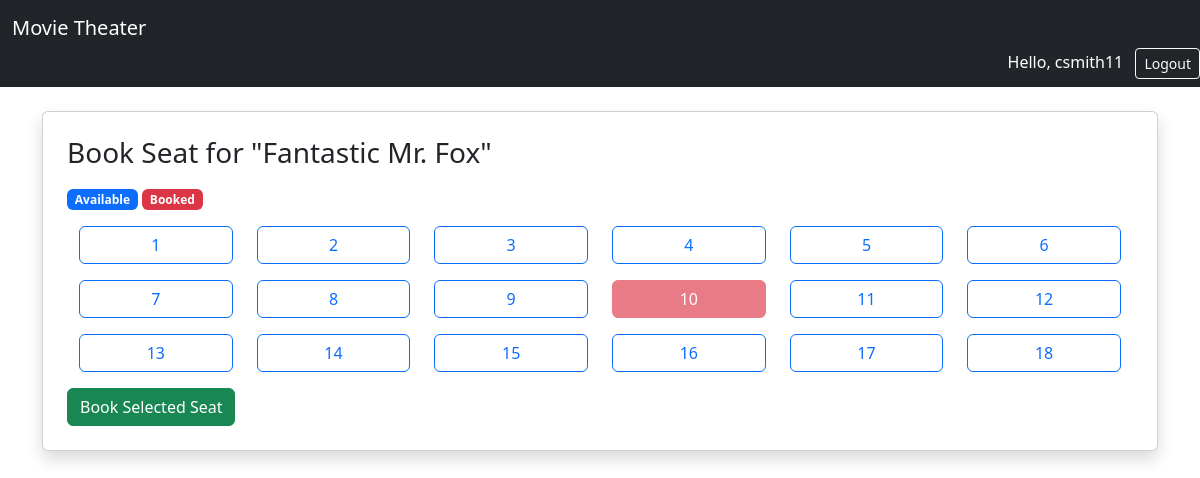
Page /book/4/ (signed in) on the earlier database version.
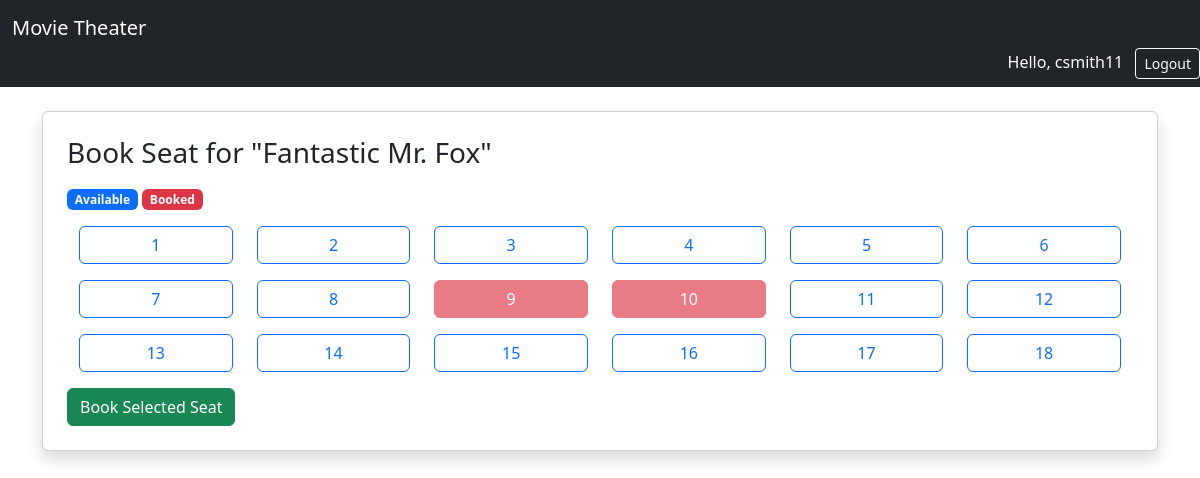
Same page on the later database version.
### bookings/models.py (models this page shows, shortened)
class Seat(models.Model):
    movie = models.ForeignKey(Movie, on_delete=models.CASCADE)
    seat_number = models.CharField(max_length=10)
    is_booked = models.BooleanField(default=False)

### bookings/views.py (the view, shortened to what this page needs)
# urls.py: path('book/<int:movie_id>/', views.book_seat, name='book_seat'),  # Seat booking page
@login_required
def book_seat(request, movie_id):
    movie = get_object_or_404(Movie, id=movie_id)
    seats = Seat.objects.filter(movie=movie)
    return render(request, 'bookings/seat_booking.html', {
        'movie': movie,
        'seats': seats
    })

### bookings/templates/bookings/seat_booking.html (shortened to what this page needs)
{% extends 'bookings/base.html' %}
{% block content %}
<div class="card shadow p-4">
    <h3 class="mb-3">Book Seat for "{{ movie.title }}"</h3>
    <div class="mb-3">
        <span class="badge bg-primary">Available</span>
        <span class="badge bg-danger">Booked</span>
    </div>
    <form method="POST">
        <div class="container">
            <div class="row">
                {% for seat in seats %}
                <div class="col-2 mb-3 text-center">
                            <label class="btn w-100
                               {% if seat.is_booked %}
                                   btn-danger disabled
                               {% else %}
                                   btn-outline-primary
                               {% endif %}"
                               for="seat{{ seat.id }}">
                            {{ seat.seat_number }}
                        </label>
                    </div>
                {% endfor %}
            </div>
        </div>
        <button type="submit" class="btn btn-success">
            Book Selected Seat
        </button>
    </form>
</div>
{% endblock %}

Differences in the rows shown:
changed Seat (number 9 of 18 on the later page): is_booked False → True (drawn)
